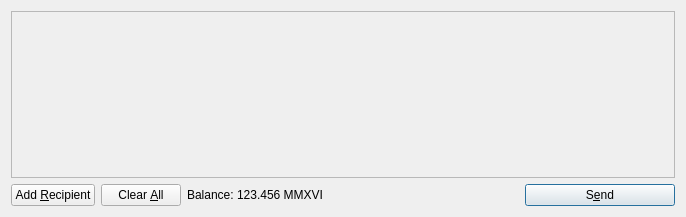
<?xml version="1.0" encoding="UTF-8"?>
<ui version="4.0">
 <class>SendCoinsDialog</class>
 <widget class="QDialog" name="SendCoinsDialog">
  <property name="geometry">
   <rect>
    <x>0</x>
    <y>0</y>
    <width>686</width>
    <height>217</height>
   </rect>
  </property>
  <property name="windowTitle">
   <string>Send Coins</string>
  </property>
  <layout class="QVBoxLayout" name="verticalLayout">
   <item>
    <widget class="QScrollArea" name="scrollArea">
     <property name="widgetResizable">
      <bool>true</bool>
     </property>
     <widget class="QWidget" name="scrollAreaWidgetContents">
      <property name="geometry">
       <rect>
        <x>0</x>
        <y>0</y>
        <width>666</width>
        <height>165</height>
       </rect>
      </property>
      <layout class="QVBoxLayout" name="verticalLayout_2">
       <property name="margin">
        <number>0</number>
       </property>
       <item>
        <layout class="QVBoxLayout" name="entries">
         <property name="spacing">
          <number>6</number>
         </property>
        </layout>
       </item>
       <item>
        <spacer name="verticalSpacer">
         <property name="orientation">
          <enum>Qt::Vertical</enum>
         </property>
         <property name="sizeHint" stdset="0">
          <size>
           <width>20</width>
           <height>40</height>
          </size>
         </property>
        </spacer>
       </item>
      </layout>
     </widget>
    </widget>
   </item>
   <item>
    <layout class="QHBoxLayout" name="horizontalLayout">
     <item>
      <widget class="QPushButton" name="addButton">
       <property name="toolTip">
        <string>Send to multiple recipients at once</string>
       </property>
       <property name="text">
        <string>Add &amp;Recipient</string>
       </property>
       <property name="icon">
        <iconset resource="../bitcoin.qrc">
         <normaloff>:/icons/add</normaloff>:/icons/add</iconset>
       </property>
       <property name="autoDefault">
        <bool>false</bool>
       </property>
      </widget>
     </item>
     <item>
      <widget class="QPushButton" name="clearButton">
       <property name="sizePolicy">
        <sizepolicy hsizetype="Minimum" vsizetype="Fixed">
         <horstretch>0</horstretch>
         <verstretch>0</verstretch>
        </sizepolicy>
       </property>
       <property name="toolTip">
        <string>Remove all transaction fields</string>
       </property>
       <property name="text">
        <string>Clear &amp;All</string>
       </property>
       <property name="icon">
        <iconset resource="../bitcoin.qrc">
         <normaloff>:/icons/remove</normaloff>:/icons/remove</iconset>
       </property>
       <property name="autoRepeatDelay">
        <number>300</number>
       </property>
       <property name="autoDefault">
        <bool>false</bool>
       </property>
      </widget>
     </item>
     <item>
      <layout class="QHBoxLayout" name="horizontalLayout_2">
       <property name="spacing">
        <number>3</number>
       </property>
       <item>
        <widget class="QLabel" name="label">
         <property name="text">
          <string>Balance:</string>
         </property>
        </widget>
       </item>
       <item>
        <widget class="QLabel" name="labelBalance">
         <property name="cursor">
          <cursorShape>IBeamCursor</cursorShape>
         </property>
         <property name="text">
          <string>123.456 MMXVI</string>
         </property>
         <property name="textInteractionFlags">
          <set>Qt::LinksAccessibleByMouse|Qt::TextSelectableByKeyboard|Qt::TextSelectableByMouse</set>
         </property>
        </widget>
       </item>
      </layout>
     </item>
     <item>
      <spacer name="horizontalSpacer">
       <property name="orientation">
        <enum>Qt::Horizontal</enum>
       </property>
       <property name="sizeHint" stdset="0">
        <size>
         <width>40</width>
         <height>20</height>
        </size>
       </property>
      </spacer>
     </item>
     <item>
      <widget class="QPushButton" name="sendButton">
       <property name="minimumSize">
        <size>
         <width>150</width>
         <height>0</height>
        </size>
       </property>
       <property name="toolTip">
        <string>Confirm the send action</string>
       </property>
       <property name="text">
        <string>S&amp;end</string>
       </property>
       <property name="icon">
        <iconset resource="../bitcoin.qrc">
         <normaloff>:/icons/send</normaloff>:/icons/send</iconset>
       </property>
       <property name="default">
        <bool>true</bool>
       </property>
      </widget>
     </item>
    </layout>
   </item>
  </layout>
 </widget>
 <resources>
  <include location="../bitcoin.qrc"/>
 </resources>
 <connections/>
</ui>
